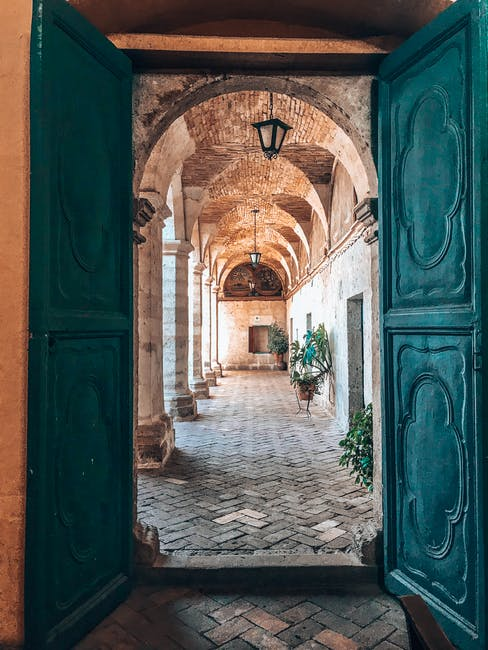
//> input picture ELEC230/ass4/src/door.jpeg, 488 x 650 px
$ ./b   (built with g++ and OpenCV 4)
//> lines starting //> are read from the running program, lines starting //| are printed output that depends on the picture; after the words box and inside, x2 and y2 are one past the last pixel; in counts of white or black regions, pixels touching at a corner belong together
#include <opencv2/highgui.hpp>
#include <opencv2/imgcodecs.hpp>
#include <opencv2/imgproc.hpp>

using namespace cv;

int main () {
    Mat original = imread(samples::findFile("../door.jpeg"), IMREAD_COLOR);
//> original is the input picture: 650 rows x 488 cols, CV_8UC3; mean B, G, R 84.8, 88.8, 81.9
    if ( original.empty() ) {
        return EXIT_FAILURE;
    }
    imshow("Original", original);

    Mat smoothed (original.size(), CV_8UC3);
    double sigma = -1;
    while (true) {
        GaussianBlur(original, smoothed, Size(9, 9), sigma, sigma);
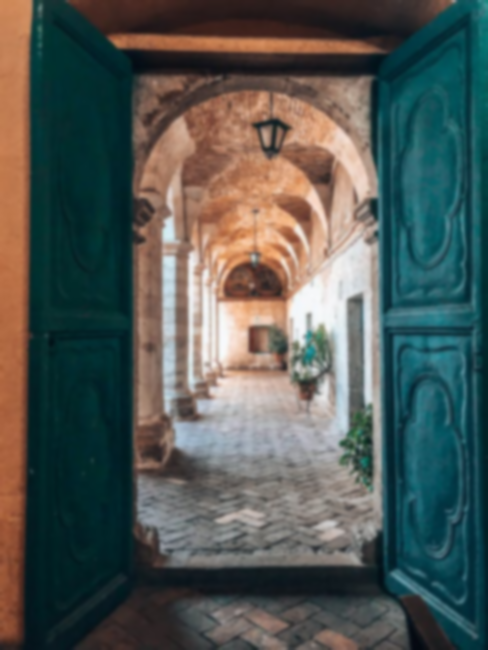
//> smoothed: 650 rows x 488 cols, CV_8UC3; mean B, G, R 84.8, 88.8, 81.9
        cv::putText(smoothed, format("sigma equals %.1f", sigma), cv::Point(20,40), cv::FONT_HERSHEY_DUPLEX, 1, cv::Scalar(0,255,0));
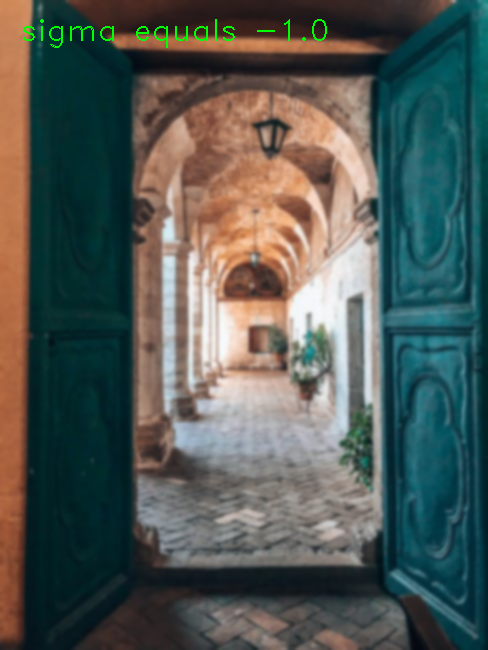
//> smoothed: 650 rows x 488 cols, CV_8UC3; 0.34% of pixels changed, all inside (x1, y1, x2, y2) = (23, 19, 327, 48)
        imshow("Smoothed", smoothed);

        char key = (char)waitKey(0);
//> the 'q' key is pressed
        if (key == 'q') {
            return EXIT_SUCCESS;
//> (the program exits here)
